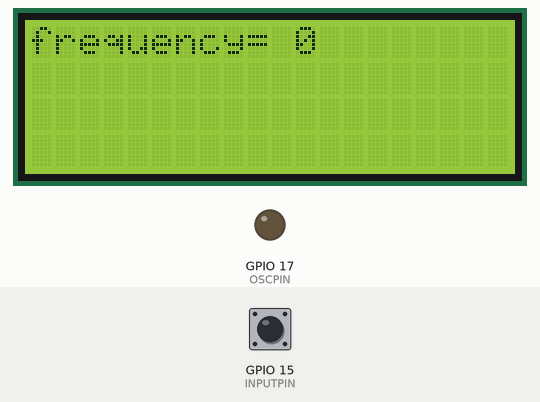
This sketch was run on a simulated ESP32. On the bench: 20×4 character LCD, output pins drawn as LEDs (lit = HIGH). The inputs (shaded band) are chosen by the test bench; at power-on: GPIO 15 (INPUTPIN) HIGH. What the sketch prints to the serial monitor is not drawn.

Above: at 1.2 s.
1.3 s: GPIO 15 (INPUTPIN) pulled LOW for 0.15 s
At 2.8 s:
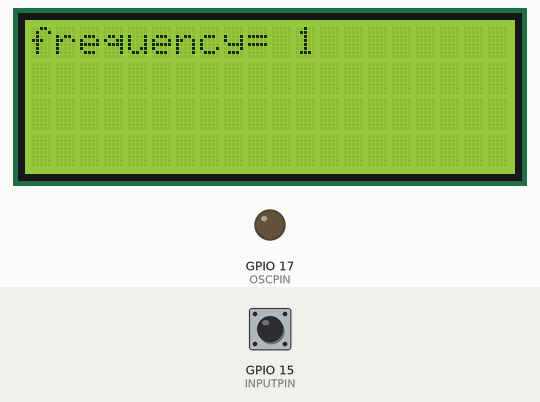
Timing chart, 0 to 4.3 s (numbered marks = the images above; inputs shaded):
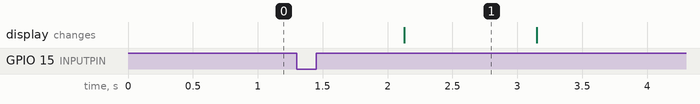

Measured:
- after the input at 1.3 s, the display: changes after 0.83 s (image 1)
- what the display in image 1 shows lasts 1.1 s, from 2.1 s to 3.2 s

The sketch:

Frequency_Counter_with_Timer_Interrupt.ino
```cpp
#include <LiquidCrystal_I2C.h>
#include <WiFi.h>

volatile int count = 0;
volatile int frequency;
hw_timer_t * timer = NULL;

#define INPUTPIN 15
#define OSCPIN 17

// set the LCD number of columns and rows
int lcdColumns = 20;
int lcdRows = 4;

// set LCD address, number of columns and rows
// if you don't know your display address, run an I2C scanner sketch
LiquidCrystal_I2C lcd(0x27, lcdColumns, lcdRows);

portMUX_TYPE synch = portMUX_INITIALIZER_UNLOCKED;
portMUX_TYPE timerMux = portMUX_INITIALIZER_UNLOCKED;


void IRAM_ATTR isr() {
  portENTER_CRITICAL(&synch);
  count++;
  digitalWrite(OSCPIN, 1);
  digitalWrite(OSCPIN, 0);
  portEXIT_CRITICAL(&synch);
}

void IRAM_ATTR onTimer() {
  portENTER_CRITICAL_ISR(&timerMux);
  frequency=count;
  count=0;
  portEXIT_CRITICAL_ISR(&timerMux);

}

void setup() {
  WiFi.mode(WIFI_OFF);
  btStop();
  lcd.init();
  Serial.begin(115200);
  Serial.print("setup() running on core ");
  Serial.println(xPortGetCoreID());
  // turn on LCD backlight
  lcd.backlight();
  pinMode(INPUTPIN, INPUT_PULLUP);
  pinMode(OSCPIN, OUTPUT);
  attachInterrupt(INPUTPIN, isr, RISING);

  timer = timerBegin(0, 80, true);
  timerAttachInterrupt(timer, &onTimer, true);
  timerAlarmWrite(timer, 1000000, true);
  timerAlarmEnable(timer);
}

void loop() {
  display(0, "frequency=", frequency);
  delay(1000);
}

void display(int line, String tex, int val) {
  // set cursor to first column,first row

  lcd.setCursor(0, line);
  // print message
  lcd.print(tex);

 lcd.setCursor(11, line);
  // clear
  lcd.print("          ");
  lcd.setCursor(11, line);
  // set cursor to first column, second row
  lcd.print(String(val, DEC));
}
```
